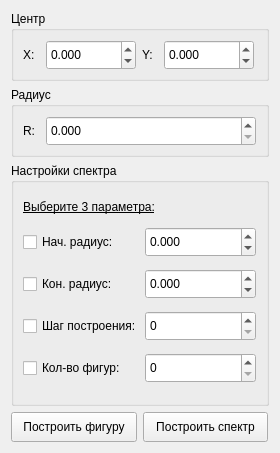
              <widget class="QWidget" name="tab_circle">
               <attribute name="title">
                <string>Окружность</string>
               </attribute>
               <layout class="QGridLayout" name="gridLayout_4">
                <item row="0" column="0" colspan="2">
                 <widget class="QGroupBox" name="groupBox_8">
                  <property name="minimumSize">
                   <size>
                    <width>258</width>
                    <height>70</height>
                   </size>
                  </property>
                  <property name="maximumSize">
                   <size>
                    <width>258</width>
                    <height>70</height>
                   </size>
                  </property>
                  <property name="title">
                   <string>Центр</string>
                  </property>
                  <layout class="QHBoxLayout" name="horizontalLayout">
                   <item>
                    <widget class="QLabel" name="label">
                     <property name="minimumSize">
                      <size>
                       <width>17</width>
                       <height>29</height>
                      </size>
                     </property>
                     <property name="maximumSize">
                      <size>
                       <width>17</width>
                       <height>29</height>
                      </size>
                     </property>
                     <property name="text">
                      <string>X:</string>
                     </property>
                    </widget>
                   </item>
                   <item>
                    <widget class="QDoubleSpinBox" name="doubleSpinBox_circle_centre_x">
                     <property name="minimumSize">
                      <size>
                       <width>90</width>
                       <height>30</height>
                      </size>
                     </property>
                     <property name="maximumSize">
                      <size>
                       <width>90</width>
                       <height>30</height>
                      </size>
                     </property>
                     <property name="font">
                      <font>
                       <pointsize>9</pointsize>
                      </font>
                     </property>
                     <property name="accelerated">
                      <bool>true</bool>
                     </property>
                     <property name="decimals">
                      <number>3</number>
                     </property>
                     <property name="minimum">
                      <double>-999999.000000000000000</double>
                     </property>
                     <property name="maximum">
                      <double>99999999.000000000000000</double>
                     </property>
                    </widget>
                   </item>
                   <item>
                    <widget class="QLabel" name="label_2">
                     <property name="minimumSize">
                      <size>
                       <width>16</width>
                       <height>29</height>
                      </size>
                     </property>
                     <property name="maximumSize">
                      <size>
                       <width>16</width>
                       <height>29</height>
                      </size>
                     </property>
                     <property name="text">
                      <string>Y:</string>
                     </property>
                    </widget>
                   </item>
                   <item>
                    <widget class="QDoubleSpinBox" name="doubleSpinBox_circle_centre_y">
                     <property name="minimumSize">
                      <size>
                       <width>90</width>
                       <height>30</height>
                      </size>
                     </property>
                     <property name="maximumSize">
                      <size>
                       <width>90</width>
                       <height>30</height>
                      </size>
                     </property>
                     <property name="font">
                      <font>
                       <pointsize>9</pointsize>
                      </font>
                     </property>
                     <property name="accelerated">
                      <bool>true</bool>
                     </property>
                     <property name="decimals">
                      <number>3</number>
                     </property>
                     <property name="minimum">
                      <double>-999999.000000000000000</double>
                     </property>
                     <property name="maximum">
                      <double>99999999.000000000000000</double>
                     </property>
                    </widget>
                   </item>
                  </layout>
                 </widget>
                </item>
                <item row="1" column="0" colspan="2">
                 <widget class="QGroupBox" name="groupBox_9">
                  <property name="minimumSize">
                   <size>
                    <width>258</width>
                    <height>70</height>
                   </size>
                  </property>
                  <property name="maximumSize">
                   <size>
                    <width>258</width>
                    <height>70</height>
                   </size>
                  </property>
                  <property name="title">
                   <string>Радиус</string>
                  </property>
                  <layout class="QGridLayout" name="gridLayout_5">
                   <item row="0" column="0">
                    <widget class="QLabel" name="label_3">
                     <property name="minimumSize">
                      <size>
                       <width>17</width>
                       <height>29</height>
                      </size>
                     </property>
                     <property name="maximumSize">
                      <size>
                       <width>17</width>
                       <height>29</height>
                      </size>
                     </property>
                     <property name="text">
                      <string>R:</string>
                     </property>
                    </widget>
                   </item>
                   <item row="0" column="1">
                    <widget class="QDoubleSpinBox" name="doubleSpinBox_circle_radius">
                     <property name="minimumSize">
                      <size>
                       <width>210</width>
                       <height>30</height>
                      </size>
                     </property>
                     <property name="maximumSize">
                      <size>
                       <width>210</width>
                       <height>30</height>
                      </size>
                     </property>
                     <property name="font">
                      <font>
                       <pointsize>9</pointsize>
                      </font>
                     </property>
                     <property name="accelerated">
                      <bool>true</bool>
                     </property>
                     <property name="decimals">
                      <number>3</number>
                     </property>
                     <property name="maximum">
                      <double>99999999.000000000000000</double>
                     </property>
                    </widget>
                   </item>
                  </layout>
                 </widget>
                </item>
                <item row="2" column="0" colspan="2">
                 <widget class="QGroupBox" name="groupBox_10">
                  <property name="minimumSize">
                   <size>
                    <width>258</width>
                    <height>243</height>
                   </size>
                  </property>
                  <property name="maximumSize">
                   <size>
                    <width>258</width>
                    <height>243</height>
                   </size>
                  </property>
                  <property name="title">
                   <string>Настройки спектра</string>
                  </property>
                  <layout class="QGridLayout" name="gridLayout_8">
                   <item row="6" column="0">
                    <widget class="QCheckBox" name="checkBox_3">
                     <property name="minimumSize">
                      <size>
                       <width>116</width>
                       <height>20</height>
                      </size>
                     </property>
                     <property name="maximumSize">
                      <size>
                       <width>116</width>
                       <height>20</height>
                      </size>
                     </property>
                     <property name="font">
                      <font>
                       <pointsize>9</pointsize>
                      </font>
                     </property>
                     <property name="text">
                      <string>Шаг построения:</string>
                     </property>
                    </widget>
                   </item>
                   <item row="4" column="1">
                    <widget class="QDoubleSpinBox" name="doubleSpinBox_circle_end_radius">
                     <property name="minimumSize">
                      <size>
                       <width>111</width>
                       <height>30</height>
                      </size>
                     </property>
                     <property name="maximumSize">
                      <size>
                       <width>111</width>
                       <height>30</height>
                      </size>
                     </property>
                     <property name="font">
                      <font>
                       <pointsize>9</pointsize>
                      </font>
                     </property>
                     <property name="accelerated">
                      <bool>true</bool>
                     </property>
                     <property name="decimals">
                      <number>3</number>
                     </property>
                     <property name="minimum">
                      <double>-999999.000000000000000</double>
                     </property>
                     <property name="maximum">
                      <double>99999999.000000000000000</double>
                     </property>
                    </widget>
                   </item>
                   <item row="7" column="0">
                    <widget class="QCheckBox" name="checkBox_4">
                     <property name="minimumSize">
                      <size>
                       <width>116</width>
                       <height>20</height>
                      </size>
                     </property>
                     <property name="maximumSize">
                      <size>
                       <width>116</width>
                       <height>20</height>
                      </size>
                     </property>
                     <property name="font">
                      <font>
                       <pointsize>9</pointsize>
                      </font>
                     </property>
                     <property name="text">
                      <string>Кол-во фигур:</string>
                     </property>
                    </widget>
                   </item>
                   <item row="4" column="0">
                    <widget class="QCheckBox" name="checkBox_2">
                     <property name="minimumSize">
                      <size>
                       <width>116</width>
                       <height>20</height>
                      </size>
                     </property>
                     <property name="maximumSize">
                      <size>
                       <width>116</width>
                       <height>20</height>
                      </size>
                     </property>
                     <property name="font">
                      <font>
                       <pointsize>9</pointsize>
                      </font>
                     </property>
                     <property name="text">
                      <string>Кон. радиус:</string>
                     </property>
                    </widget>
                   </item>
                   <item row="6" column="1">
                    <widget class="QSpinBox" name="spinBox_circle_step">
                     <property name="minimumSize">
                      <size>
                       <width>111</width>
                       <height>30</height>
                      </size>
                     </property>
                     <property name="maximumSize">
                      <size>
                       <width>111</width>
                       <height>30</height>
                      </size>
                     </property>
                     <property name="font">
                      <font>
                       <pointsize>9</pointsize>
                      </font>
                     </property>
                     <property name="accelerated">
                      <bool>true</bool>
                     </property>
                    </widget>
                   </item>
                   <item row="2" column="1">
                    <widget class="QDoubleSpinBox" name="doubleSpinBox_circle_start_radius">
                     <property name="minimumSize">
                      <size>
                       <width>111</width>
                       <height>30</height>
                      </size>
                     </property>
                     <property name="maximumSize">
                      <size>
                       <width>111</width>
                       <height>30</height>
                      </size>
                     </property>
                     <property name="font">
                      <font>
                       <pointsize>9</pointsize>
                      </font>
                     </property>
                     <property name="accelerated">
                      <bool>true</bool>
                     </property>
                     <property name="decimals">
                      <number>3</number>
                     </property>
                     <property name="minimum">
                      <double>-999999.000000000000000</double>
                     </property>
                     <property name="maximum">
                      <double>99999999.000000000000000</double>
                     </property>
                    </widget>
                   </item>
                   <item row="0" column="0" colspan="2">
                    <widget class="QLabel" name="label_4">
                     <property name="minimumSize">
                      <size>
                       <width>234</width>
                       <height>17</height>
                      </size>
                     </property>
                     <property name="maximumSize">
                      <size>
                       <width>234</width>
                       <height>17</height>
                      </size>
                     </property>
                     <property name="font">
                      <font>
                       <pointsize>9</pointsize>
                       <underline>true</underline>
                      </font>
                     </property>
                     <property name="text">
                      <string>Выберите 3 параметра:</string>
                     </property>
                    </widget>
                   </item>
                   <item row="7" column="1">
                    <widget class="QSpinBox" name="spinBox_circle_amount">
                     <property name="minimumSize">
                      <size>
                       <width>111</width>
                       <height>30</height>
                      </size>
                     </property>
                     <property name="maximumSize">
                      <size>
                       <width>111</width>
                       <height>30</height>
                      </size>
                     </property>
                     <property name="font">
                      <font>
                       <pointsize>9</pointsize>
                      </font>
                     </property>
                     <property name="accelerated">
                      <bool>true</bool>
                     </property>
                    </widget>
                   </item>
                   <item row="2" column="0">
                    <widget class="QCheckBox" name="checkBox">
                     <property name="minimumSize">
                      <size>
                       <width>116</width>
                       <height>20</height>
                      </size>
                     </property>
                     <property name="maximumSize">
                      <size>
                       <width>116</width>
                       <height>20</height>
                      </size>
                     </property>
                     <property name="font">
                      <font>
                       <pointsize>9</pointsize>
                      </font>
                     </property>
                     <property name="text">
                      <string>Нач. радиус:</string>
                     </property>
                    </widget>
                   </item>
                  </layout>
                 </widget>
                </item>
                <item row="3" column="0">
                 <widget class="QPushButton" name="pushButton_circle_draw">
                  <property name="minimumSize">
                   <size>
                    <width>126</width>
                    <height>30</height>
                   </size>
                  </property>
                  <property name="maximumSize">
                   <size>
                    <width>126</width>
                    <height>30</height>
                   </size>
                  </property>
                  <property name="font">
                   <font>
                    <pointsize>9</pointsize>
                   </font>
                  </property>
                  <property name="text">
                   <string>Построить фигуру</string>
                  </property>
                 </widget>
                </item>
                <item row="3" column="1">
                 <widget class="QPushButton" name="pushButton_circle_spectre_draw">
                  <property name="minimumSize">
                   <size>
                    <width>125</width>
                    <height>30</height>
                   </size>
                  </property>
                  <property name="maximumSize">
                   <size>
                    <width>125</width>
                    <height>30</height>
                   </size>
                  </property>
                  <property name="font">
                   <font>
                    <pointsize>9</pointsize>
                   </font>
                  </property>
                  <property name="text">
                   <string>Построить спектр</string>
                  </property>
                 </widget>
                </item>
               </layout>
              </widget>
